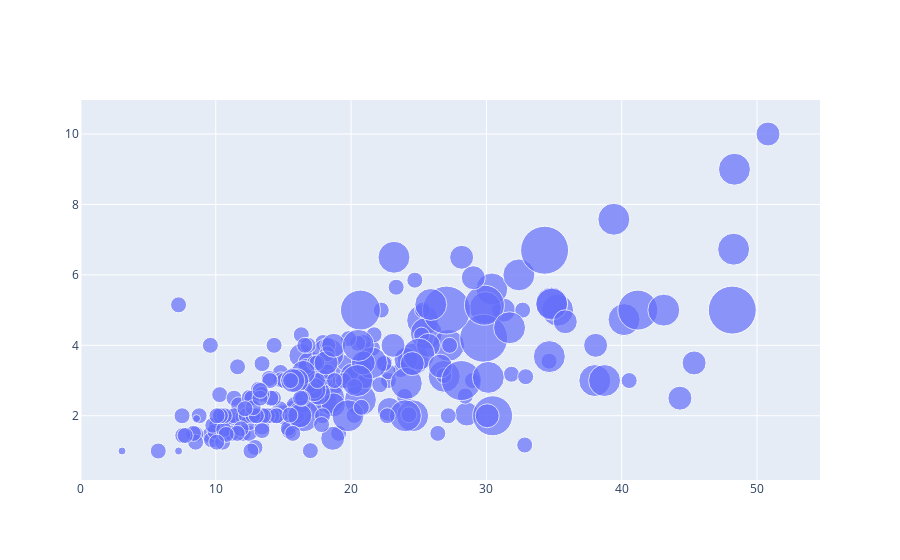

Notebook cell for this chart:
### Code cell
fig=go.Figure()
fig.add_trace(go.Scatter(x=tips.total_bill, y=tips.tip, mode='markers', marker_size=8*tips['size']))

### Figure 1 — Plotly figure (JSON) as saved in the notebook; plotly's stock layout.template omitted (floating-point values rounded to 4 significant figures; data arrays with more than 128 entries replaced by an {"elided": "..."} marker saying what was removed)
{"data": [{"marker": {"size": {"elided": "244 int values"}}, "mode": "markers", "type": "scatter", "x": {"elided": "244 float values"}, "y": {"elided": "244 float values"}}], "layout": {}}
